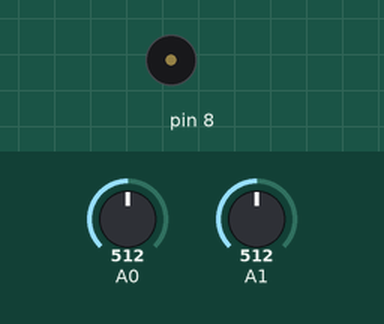
A sketch run on a simulated Arduino Uno, built with avr-gcc and run on an emulated ATmega328P. On the bench: buzzer (waves = sounding). Inputs (shaded band) come from the test bench; at power-on: A0 = 512, A1 = 512. What the sketch prints to the serial monitor is not drawn.

Above: at 0.1 s.
Timing chart, 0 to 1.6 s (numbered marks = the images above):
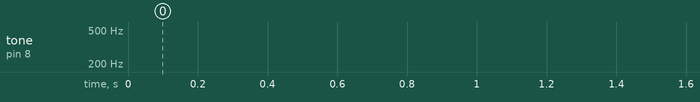

The sketch:

TunedPhotoTheramin.ino
```cpp
const int sensorMin = 300;      // sensor minimum, discovered through experiment
const int sensorMax = 900;    // sensor maximum, discovered through experiment

void setup() {
  // initialize serial communication:
  Serial.begin(9600);
}

void loop() {
  // read the sensor:
  int sensorReading = analogRead(A0);
  int sensorReading2 = analogRead(A1);
  // map the sensor range to a range of four options:
  int range = map(sensorReading, sensorMin, sensorMax, 0, 3);
  int range2 = map(sensorReading2, sensorMin, sensorMax, 0, 3);

Serial.println(sensorReading2);

switch (range2) {
case 0:
  switch (range) {
  case 0:    // your hand is on the sensor
    tone(8,587,8000);
    break;
  case 1:    // your hand is close to the sensor
    tone(8,440,8000);
    break;
  case 2:    // your hand is a few inches from the sensor
    tone(8,369,8000);
    break;
  case 3:    // your hand is nowhere near the sensor
    tone(8,293,8000);
    break;
  }
  delay(1);        // delay in between reads for stability
  break;
case 1:
  switch (range) {
  case 0:    // your hand is on the sensor
    tone(8,392,8000);
    break;
  case 1:    // your hand is close to the sensor
    tone(8,493,8000);
    break;
  case 2:    // your hand is a few inches from the sensor
    tone(8,587,8000);
    break;
  case 3:    // your hand is nowhere near the sensor
    tone(8,784,8000);
    break;
  delay(1);        // delay in between reads for stability
}
case 2:
  switch (range) {
  case 0:    // your hand is on the sensor
    tone(8,440,8000);
    break;
  case 1:    // your hand is close to the sensor
    tone(8,554,8000);
    break;
  case 2:    // your hand is a few inches from the sensor
    tone(8,659,8000);
    break;
  case 3:    // your hand is nowhere near the sensor
    tone(8,880,8000);
    break;
  }
  delay(1);        // delay in between reads for stability
}
}
```
